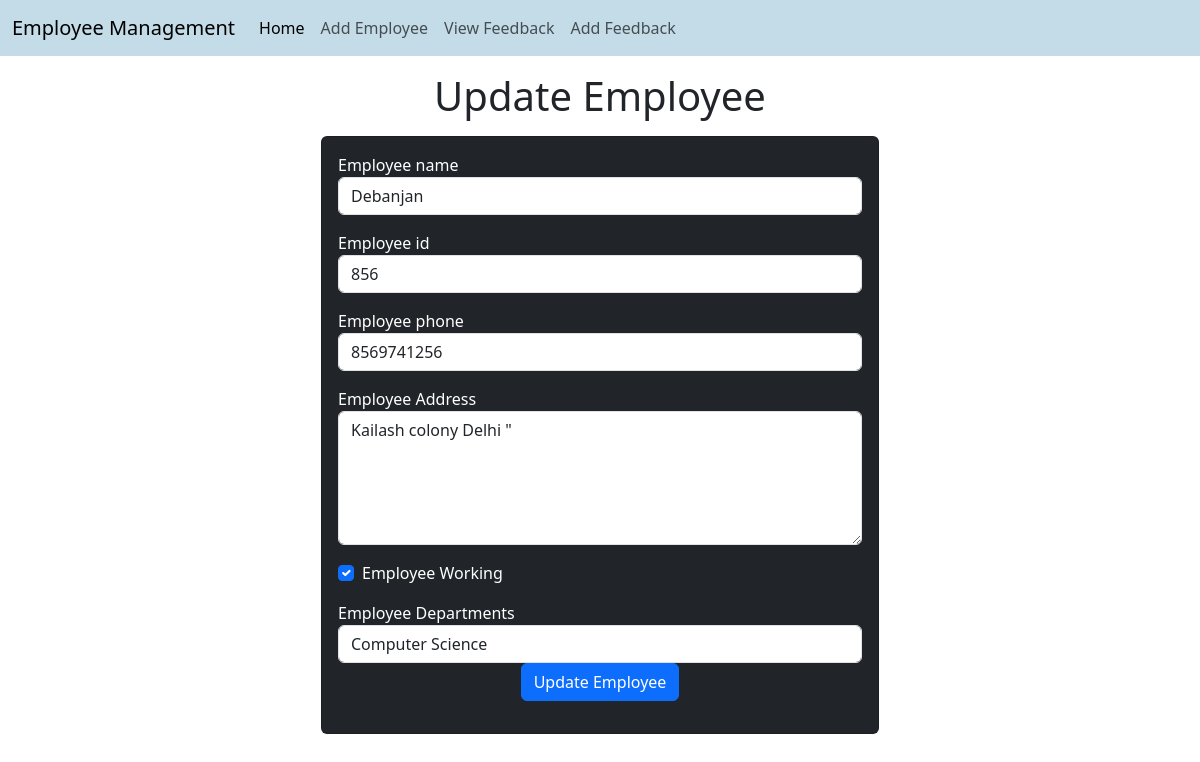
/emp/update-emp/18, run on the app's committed database.
### emp/models.py (models this page shows, shortened)
class Emp(models.Model):
    name=models.CharField(max_length=200)
    emp_id=models.CharField(max_length=200)
    phone=models.CharField (max_length=10)
    address=models.CharField(max_length=200)
    working=models.BooleanField(default=False)
    department=models.CharField(max_length=100)

### emp/views.py (the view)
# urls.py: path('update-emp/<int:emp_id>',update_emp),
def update_emp(request,emp_id):
    emp=Emp.objects.get(pk=emp_id)
    return render(request,"emp/update_emp.html",{'emp':emp})

### templates/emp/update_emp.html (shortened to what this page needs)
<!doctype html>
<html lang="en">
  <head>
    <link href="https://cdn.jsdelivr.net/npm/bootstrap@5.3.0/dist/css/bootstrap.min.css" rel="stylesheet">
  </head>
  <body>
    {% include "emp/navbar.html"  %}
    <h1 class="text-center my-3">Update Employee</h1>
    <div class="container">
      <div class="row">  <div class="container">
        <div class="col-md-6 offset-md-3">
          <div class="card bg-dark text-white">
            <div class="card-body">
              <form action="/emp/do-update-emp/{{emp.id}}" method="POST">
                <div class="mb-3">
                  <label for="name"> Employee name</label>
                  <input value="{{emp.name}}" id="name" type="text" class="form-control" placeholder="Enter emp name" name="emp_name">
                </div>
                <div class="mb-3">
                  <label for="id"> Employee id</label>
                  <input id="id" value="{{emp.emp_id}}" type="text" class="form-control" placeholder="Enter emp id"name= "emp_id">
                </div>
                <div class="mb-3">
                  <label for="phone"> Employee phone </label>
                  <input id="phone" value="{{emp.phone}}" type="text" class="form-control" placeholder="Enter emp number" name="emp_phone">
                </div>
                <div class="mb-3">
                  <label for="address"> Employee Address</label>
                  <textarea name="emp_address" id="address" rows="5" class ="form-control">{{emp.address}}"</textarea>
                </div>
                <div class="mb-3 form-check">
                  <label for="working"> Employee Working</label>
                  <input  {% if emp.working %}checked{% endif %} id="working" type="checkbox" class="form-check-input"  name="emp_working" placeholder="Enter emp phone">
                </div>
                <div class="mb-3">
                  <label for="department"> Employee Departments</label>
                  <select value="{{emp.department}}" name="emp_department" id="department" class="form-control">
                  <option value="CSE"> Computer Science</option>
                </select>
                <div class="container text-center">
                  <button class="btn btn-primary">Update Employee</button>
                </div>
                </div>
              </form>
            </div>
          </div>
        </div>
      </div>
    </div>
  </body>
</html>

### data on the page
Emp: emp_name "Debanjan", emp_id "856", emp_phone "8569741256", emp_address "Kailash colony Delhi \"", working "☑", emp_department "Computer Science"
